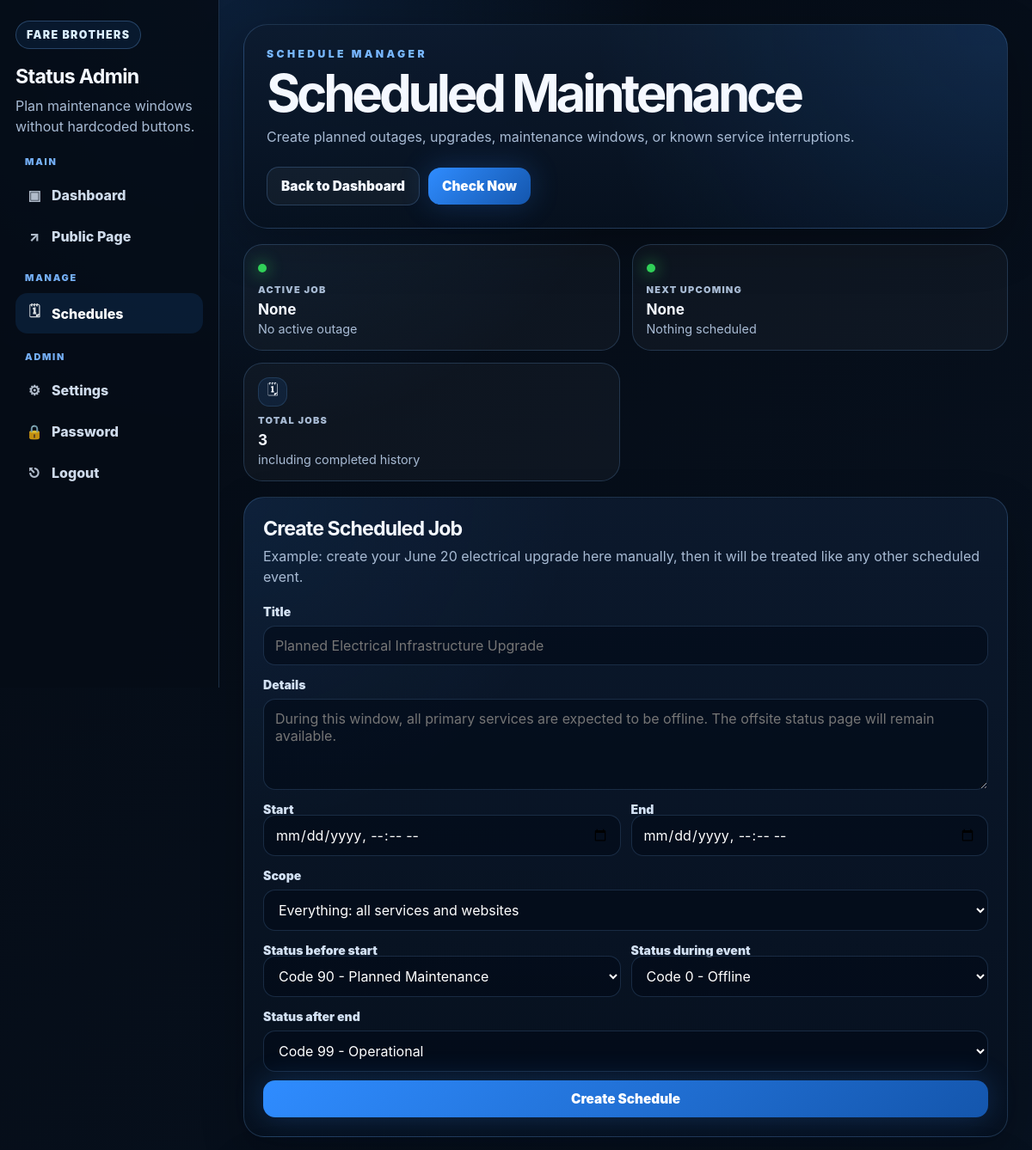
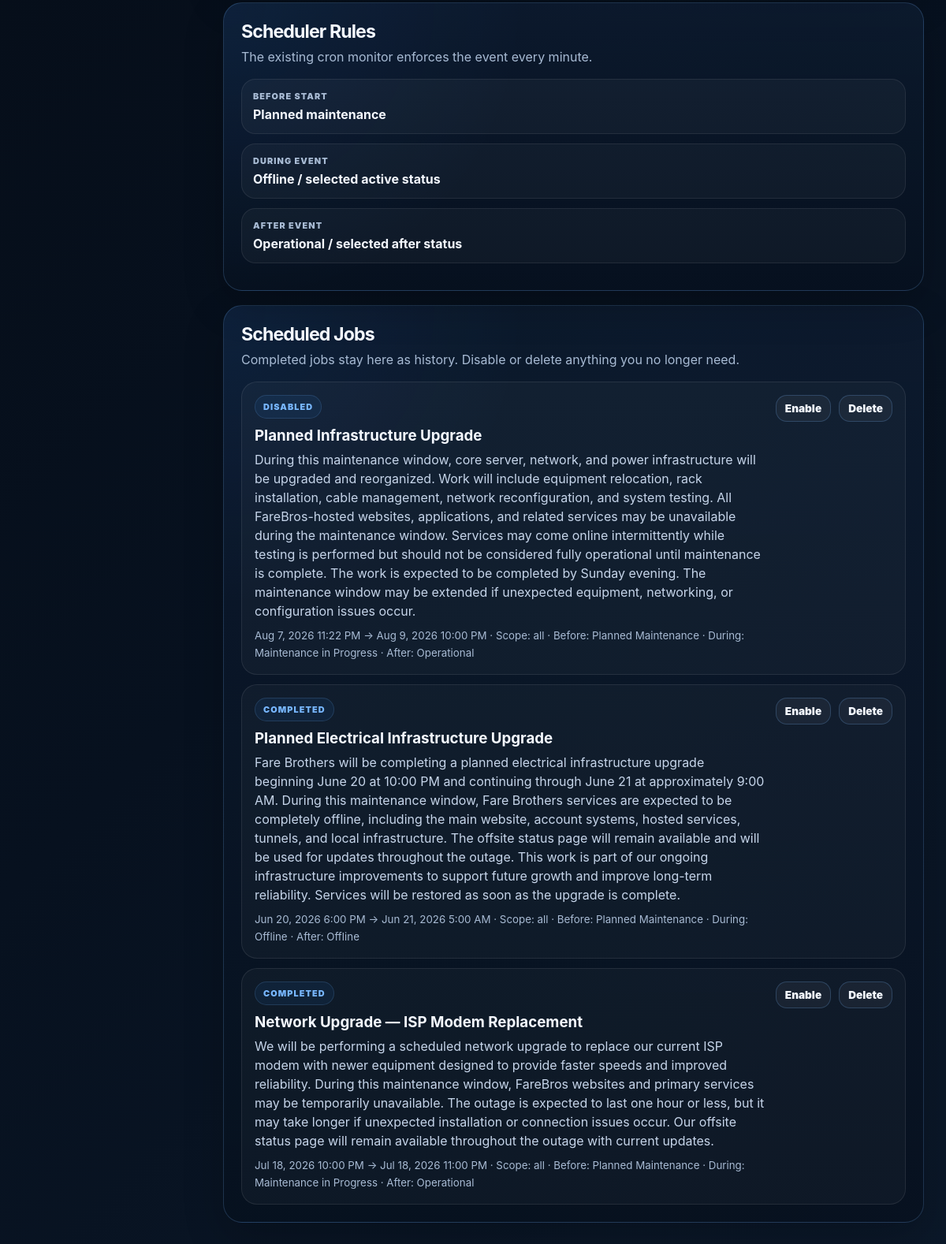
/admin/schedules.php (signed in), run on the app's committed database (2 pictures, top to bottom).
### tables this page shows
CREATE TABLE scheduled_jobs (
            id INTEGER PRIMARY KEY AUTOINCREMENT,
            title TEXT NOT NULL,
            details TEXT,
            scope TEXT NOT NULL DEFAULT "all",
            target_type TEXT,
            target_id INTEGER,
            scheduled_status TEXT NOT NULL DEFAULT "planned_maintenance",
            active_status TEXT NOT NULL DEFAULT "offline",
            after_status TEXT NOT NULL DEFAULT "operational",
            start_at TEXT NOT NULL,
            end_at TEXT NOT NULL,
            is_active INTEGER NOT NULL DEFAULT 1,
            has_started INTEGER NOT NULL DEFAULT 0,
            has_completed INTEGER NOT NULL DEFAULT 0,
            created_at TEXT NOT NULL DEFAULT CURRENT_TIMESTAMP,
            updated_at TEXT NOT NULL DEFAULT CURRENT_TIMESTAMP
        );

### app/functions.php (called while the page is built, shortened)
<?php
require_once __DIR__ . '/db.php';
function e(?string $value): string
{
    return htmlspecialchars((string)$value, ENT_QUOTES, 'UTF-8');
}
function status_meta(string $status): array
{
    return STATUS_OPTIONS[$status] ?? STATUS_OPTIONS['offline'];
}
function ensure_core_schema(): void
{
    static $done = false;
    if ($done) {
        return;
    }
    seed_default_websites();
    seed_default_settings();
    $done = true;
}
function seed_default_websites(): void
{
    $pdo = db();
    $count = (int)$pdo->query('SELECT COUNT(*) FROM websites')->fetchColumn();
    if ($count > 0) {
        return;
    }
}
function seed_default_settings(): void
{
    $defaults = [
        'status_message' => 'All systems are currently operational.',
        'public_banner' => '',
        'site_timezone' => 'America/Detroit',
        'time_format' => '12h',
        'date_format' => 'M j, Y g:i A',
        'support_email' => 'support@farebros.com',
        'public_refresh_seconds' => (string)(defined('PUBLIC_REFRESH_SECONDS') ? PUBLIC_REFRESH_SECONDS : 15),
        'company_name' => 'Fare Brothers, LLC',
        'public_admin_link' => '1',
        'status_page_label' => 'Status Center',
    ];
    foreach ($defaults as $key => $value) {
        $stmt = db()->prepare('
            INSERT OR IGNORE INTO settings (setting_key, setting_value)
            VALUES (?, ?)
        ');
        $stmt->execute([$key, $value]);
    }
}
function get_setting(string $key, ?string $default = null): ?string
{
    $stmt = db()->prepare('SELECT setting_value FROM settings WHERE setting_key = ? LIMIT 1');
    $stmt->execute([$key]);
    $row = $stmt->fetch();
    return $row ? $row['setting_value'] : $default;
}
function valid_timezone_or_default(?string $tz): string
{
    $tz = trim((string)$tz);
    if ($tz !== '' && in_array($tz, timezone_identifiers_list(), true)) {
        return $tz;
    }
    return 'America/Detroit';
}
function site_timezone(): string
{
    return valid_timezone_or_default(get_setting('site_timezone', 'America/Detroit'));
}
function site_datetime_zone(): DateTimeZone
{
    return new DateTimeZone(site_timezone());
}
function site_date_format(): string
{
    $stored = get_setting('date_format', '');
    if ($stored) {
        return $stored;
    }
    return site_time_format() === '24h' ? 'M j, Y H:i' : 'M j, Y g:i A';
}
function format_dt(?string $value): string
{
    try {
        if (preg_match('/^\d{4}-\d{2}-\d{2} \d{2}:\d{2}:\d{2}$/', $value)) {
            $dt = new DateTimeImmutable($value, new DateTimeZone('UTC'));
        } else {
            $dt = new DateTimeImmutable($value);
        }
        return $dt->setTimezone(site_datetime_zone())->format(site_date_format());
    } catch (Throwable $ex) {
        return e($value);
    }
}

### app/db.php (called while the page is built, shortened)
<?php
function db(): PDO
{
    static $pdo = null;
    if ($pdo instanceof PDO) {
        return $pdo;
    }
    $pdo = new PDO('sqlite:' . DB_PATH);
    $pdo->setAttribute(PDO::ATTR_ERRMODE, PDO::ERRMODE_EXCEPTION);
    $pdo->setAttribute(PDO::ATTR_DEFAULT_FETCH_MODE, PDO::FETCH_ASSOC);
    $pdo->exec('PRAGMA foreign_keys = ON');
    return $pdo;
}

### app/scheduler.php (called while the page is built, shortened)
<?php
require_once __DIR__ . '/functions.php';
function ensure_scheduler_schema(): void
{
    ensure_core_schema();
}
function get_scheduled_jobs(int $limit = 50): array
{
    ensure_scheduler_schema();
    $stmt = db()->prepare('SELECT * FROM scheduled_jobs ORDER BY has_completed ASC, start_at ASC LIMIT ?');
    $stmt->bindValue(1, $limit, PDO::PARAM_INT);
    $stmt->execute();
    return $stmt->fetchAll();
}
function active_job_payload(): ?array
{
    $now = gmdate('Y-m-d H:i:s');
    $stmt = db()->prepare('
        SELECT * FROM scheduled_jobs
        WHERE is_active = 1 AND has_completed = 0 AND start_at <= ? AND end_at > ?
        ORDER BY start_at ASC LIMIT 1
    ');
    $stmt->execute([$now, $now]);
    $job = $stmt->fetch();
    return $job ?: null;
}
function upcoming_job_payload(): ?array
{
    $now = gmdate('Y-m-d H:i:s');
    $stmt = db()->prepare('
        SELECT * FROM scheduled_jobs
        WHERE is_active = 1 AND has_completed = 0 AND start_at > ?
        ORDER BY start_at ASC LIMIT 1
    ');
    $stmt->execute([$now]);
    $job = $stmt->fetch();
    return $job ?: null;
}

### public/admin/schedules.php (the view, shortened to what this page needs)
<?php
require_once __DIR__ . '/../../app/scheduler.php';
$schedules = get_scheduled_jobs();
$activeJob = active_job_payload();
$upcomingJob = upcoming_job_payload();
function schedule_phase(array $job): string
{
    if ((int)$job['has_completed'] === 1) {
        return 'Completed';
    }
    if (!(int)$job['is_active']) {
        return 'Disabled';
    }
    return 'Ending';
}
?>
<!doctype html>
<html lang="en">
<head>
    <link rel="stylesheet" href="/assets/css/status-v43.css?v=4.3.0">
    <link rel="stylesheet" href="/assets/css/admin-pro-v48.css?v=4.8.0">
</head>
<body class="admin-pro">
    <aside class="pro-sidebar">
        <div class="pro-brand">
            <div class="pro-brand-pill">Fare Brothers</div>
            <h2>Status Admin</h2>
            <p>Plan maintenance windows without hardcoded buttons.</p>
        </div>
        <nav class="pro-nav">
            <div class="pro-nav-group">
                <small>Main</small>
                <a href="/admin/dashboard.php"><span>▣</span>Dashboard</a>
                <a href="/" target="_blank"><span>↗</span>Public Page</a>
            </div>
            <div class="pro-nav-group">
                <small>Manage</small>
                <a class="active" href="/admin/schedules.php"><span>🗓</span>Schedules</a>
            </div>
            <div class="pro-nav-group">
                <small>Admin</small>
                <a href="/admin/settings.php"><span>⚙</span>Settings</a>
                <a href="/admin/change-password.php"><span>🔒</span>Password</a>
                <a href="/admin/logout.php"><span>⎋</span>Logout</a>
            </div>
        </nav>
    </aside>
    <main class="pro-main">
        <header class="pro-topbar">
            <div>
                <div class="pro-kicker">Schedule Manager</div>
                <h1>Scheduled Maintenance</h1>
                <p>Create planned outages, upgrades, maintenance windows, or known service interruptions.</p>
            </div>
            <div class="pro-top-actions">
                <a class="button ghost" href="/admin/dashboard.php">Back to Dashboard</a>
                <form method="post">
                    <button class="button primary" type="submit">Check Now</button>
                </form>
            </div>
        </header>
        <section class="pro-status-strip pro-status-strip-three">
            <article class="<?= $activeJob ? 'bad' : 'good' ?>">
                <span class="fb-dot"></span>
                <small>Active Job</small>
                <strong><?= $activeJob ? e($activeJob['title']) : 'None' ?></strong>
                <em><?= $activeJob ? e(format_dt($activeJob['end_at'])) : 'No active outage' ?></em>
            </article>
            <article class="<?= $upcomingJob ? 'maintenance' : 'good' ?>">
                <span class="fb-dot"></span>
                <small>Next Upcoming</small>
                <strong><?= $upcomingJob ? e($upcomingJob['title']) : 'None' ?></strong>
                <em><?= $upcomingJob ? e(format_dt($upcomingJob['start_at'])) : 'Nothing scheduled' ?></em>
            </article>
            <article>
                <span class="pro-icon">🗓</span>
                <small>Total Jobs</small>
                <strong><?= count($schedules) ?></strong>
                <em>including completed history</em>
            </article>
        </section>
        <section class="pro-grid">
            <article class="pro-card">
                <div class="pro-card-head">
                    <div>
                        <h2>Create Scheduled Job</h2>
                        <p>Example: create your June 20 electrical upgrade here manually, then it will be treated like any other scheduled event.</p>
                    </div>
                </div>
                <form method="post" class="pro-form">
                    <label>Title</label>
                    <input type="text" name="title" placeholder="Planned Electrical Infrastructure Upgrade" required>
                    <label>Details</label>
                    <textarea name="details" rows="4" placeholder="During this window, all primary services are expected to be offline. The offsite status page will remain available."></textarea>
                    <div class="pro-form-row">
                        <div>
                            <label>Start</label>
                            <input type="datetime-local" name="start_at" required>
                        </div>
                        <div>
                            <label>End</label>
                            <input type="datetime-local" name="end_at" required>
                        </div>
                    </div>
                    <label>Scope</label>
                    <select name="scope">
                        <option value="all">Everything: all services and websites</option>
                    </select>
                    <div class="pro-form-row">
                        <div>
                            <label>Status before start</label>
                            <select name="scheduled_status">
                                <?php foreach (STATUS_OPTIONS as $key => $meta): ?>
                                    <option value="<?= e($key) ?>" <?= $key === 'planned_maintenance' ? 'selected' : '' ?>>
                                        Code <?= (int)$meta['code'] ?> - <?= e($meta['label']) ?>
                                    </option>
                                <?php endforeach; ?>
                            </select>
                        </div>
                        <div>
                            <label>Status during event</label>
                            <select name="active_status">
                                <?php foreach (STATUS_OPTIONS as $key => $meta): ?>
                                    <option value="<?= e($key) ?>" <?= $key === 'offline' ? 'selected' : '' ?>>
                                        Code <?= (int)$meta['code'] ?> - <?= e($meta['label']) ?>
                                    </option>
                                <?php endforeach; ?>
                            </select>
                        </div>
                    </div>
                    <label>Status after end</label>
                    <select name="after_status">
                        <?php foreach (STATUS_OPTIONS as $key => $meta): ?>
                            <option value="<?= e($key) ?>" <?= $key === 'operational' ? 'selected' : '' ?>>
                                Code <?= (int)$meta['code'] ?> - <?= e($meta['label']) ?>
                            </option>
                        <?php endforeach; ?>
                    </select>
                    <button class="button primary" type="submit">Create Schedule</button>
                </form>
            </article>
            <article class="pro-card">
                <div class="pro-card-head">
                    <div>
                        <h2>Scheduler Rules</h2>
                        <p>The existing cron monitor enforces the event every minute.</p>
                    </div>
                </div>
                <div class="pro-mini-stack">
                    <div>
                        <small>Before start</small>
                        <strong>Planned maintenance</strong>
                    </div>
                    <div>
                        <small>During event</small>
                        <strong>Offline / selected active status</strong>
                    </div>
                    <div>
                        <small>After event</small>
                        <strong>Operational / selected after status</strong>
                    </div>
                </div>
            </article>
        </section>
        <section class="pro-card pro-card-full">
            <div class="pro-card-head">
                <div>
                    <h2>Scheduled Jobs</h2>
                    <p>Completed jobs stay here as history. Disable or delete anything you no longer need.</p>
                </div>
            </div>
            <div class="pro-schedule-list">
                <?php foreach ($schedules as $job): ?>
                    <article>
                        <div>
                            <span><?= e(schedule_phase($job)) ?></span>
                            <h3><?= e($job['title']) ?></h3>
                            <p><?= e($job['details']) ?></p>
                            <small>
                                <?= e(format_dt($job['start_at'])) ?> → <?= e(format_dt($job['end_at'])) ?>
                                · Scope: <?= e($job['scope']) ?>
                                · Before: <?= e(status_meta($job['scheduled_status'])['label']) ?>
                                · During: <?= e(status_meta($job['active_status'])['label']) ?>
                                · After: <?= e(status_meta($job['after_status'])['label']) ?>
                            </small>
                        </div>
                        <div class="pro-actions">
                            <form method="post">
                                <button class="button ghost small" type="submit"><?= $job['is_active'] ? 'Disable' : 'Enable' ?></button>
                            </form>
                            <form method="post" onsubmit="return confirm('Delete this scheduled job?');">
                                <button class="button ghost small" type="submit">Delete</button>
                            </form>
                        </div>
                    </article>
                <?php endforeach; ?>
            </div>
        </section>
    </main>
</body>
</html>

### data on the page
scheduled_jobs: is_active "DISABLED", title "Planned Infrastructure Upgrade", details "During this maintenance window, core server, network, and power infrastructure will be upgraded and reorganized. Work will include equipment relocation, rack installation, cable management, network reconfiguration, and system testing. All FareBros-hosted websites, applications, and related services may be unavailable during the maintenance window. Services may come online intermittently while testing is performed but should not be considered fully operational until maintenance is complete. The work is expected to be completed by Sunday evening. The maintenance window may be extended if unexpected equipment, networking, or configuration issues occur.", start_at "Aug 7, 2026 11:22 PM", end_at "Aug 9, 2026 10:00 PM", scope "all", scheduled_status "Planned Maintenance", active_status "Maintenance in Progress", after_status "Operational", shows "Enable"
scheduled_jobs: has_completed "COMPLETED", title "Planned Electrical Infrastructure Upgrade", details "Fare Brothers will be completing a planned electrical infrastructure upgrade beginning June 20 at 10:00 PM and continuing through June 21 at approximately 9:00 AM. During this maintenance window, Fare Brothers services are expected to be completely offline, including the main website, account systems, hosted services, tunnels, and local infrastructure. The offsite status page will remain available and will be used for updates throughout the outage. This work is part of our ongoing infrastructure improvements to support future growth and improve long-term reliability. Services will be restored as soon as the upgrade is complete.", start_at "Jun 20, 2026 6:00 PM", end_at "Jun 21, 2026 5:00 AM", scope "all", scheduled_status "Planned Maintenance", active_status "Offline", after_status "Offline", is_active "Enable"
scheduled_jobs: has_completed "COMPLETED", title "Network Upgrade — ISP Modem Replacement", details "We will be performing a scheduled network upgrade to replace our current ISP modem with newer equipment designed to provide faster speeds and improved reliability. During this maintenance window, FareBros websites and primary services may be temporarily unavailable. The outage is expected to last one hour or less, but it may take longer if unexpected installation or connection issues occur. Our offsite status page will remain available throughout the outage with current updates.", start_at "Jul 18, 2026 10:00 PM", end_at "Jul 18, 2026 11:00 PM", scope "all", scheduled_status "Planned Maintenance", active_status "Maintenance in Progress", after_status "Operational", is_active "Enable"

### other printed values
count($schedules) "3"
